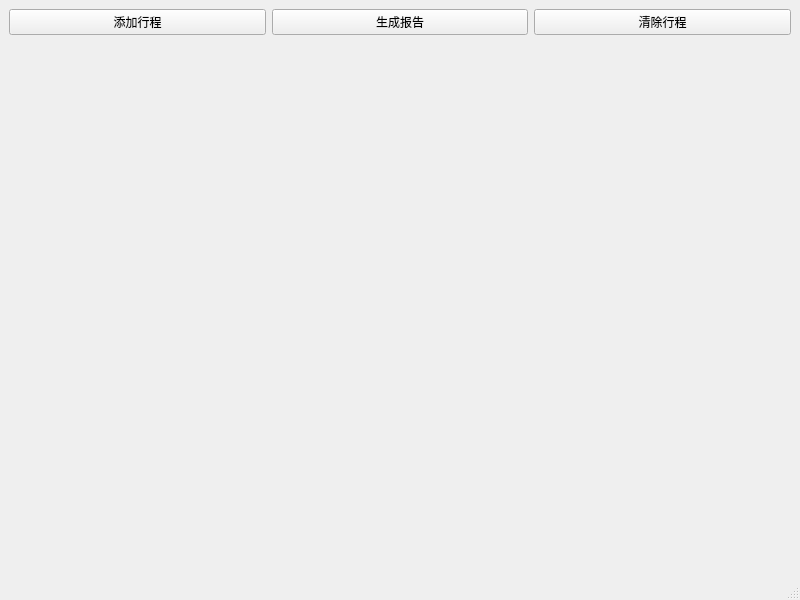
<?xml version="1.0" encoding="UTF-8"?>
<ui version="4.0">
 <class>MainWindow</class>
 <widget class="QMainWindow" name="MainWindow">
  <property name="geometry">
   <rect>
    <x>0</x>
    <y>0</y>
    <width>800</width>
    <height>600</height>
   </rect>
  </property>
  <property name="windowTitle">
   <string>铁路行程分析系统</string>
  </property>
  <widget class="QWidget" name="centralwidget">
   <layout class="QVBoxLayout" name="verticalLayout">
    <item>
     <layout class="QHBoxLayout" name="buttonLayout">
      <item>
       <widget class="QPushButton" name="addTripButton">
        <property name="text">
         <string>添加行程</string>
        </property>
       </widget>
      </item>
      <item>
       <widget class="QPushButton" name="generateReportButton">
        <property name="text">
         <string>生成报告</string>
        </property>
       </widget>
      </item>
      <item>
       <widget class="QPushButton" name="clearTripsButton">
        <property name="text">
         <string>清除行程</string>
        </property>
       </widget>
      </item>
     </layout>
    </item>
    <item>
     <widget class="QLabel" name="mapLabel">
      <property name="text">
       <string/>
      </property>
      <property name="scaledContents">
       <bool>true</bool>
      </property>
      <property name="alignment">
       <set>Qt::AlignmentFlag::AlignCenter</set>
      </property>
     </widget>
    </item>
    <item>
     <spacer name="verticalSpacer">
      <property name="orientation">
       <enum>Qt::Orientation::Vertical</enum>
      </property>
      <property name="sizeHint" stdset="0">
       <size>
        <width>20</width>
        <height>40</height>
       </size>
      </property>
     </spacer>
    </item>
   </layout>
  </widget>
  <widget class="QMenuBar" name="menubar">
   <property name="geometry">
    <rect>
     <x>0</x>
     <y>0</y>
     <width>800</width>
     <height>18</height>
    </rect>
   </property>
  </widget>
  <widget class="QStatusBar" name="statusbar"/>
 </widget>
 <resources/>
 <connections/>
</ui>
